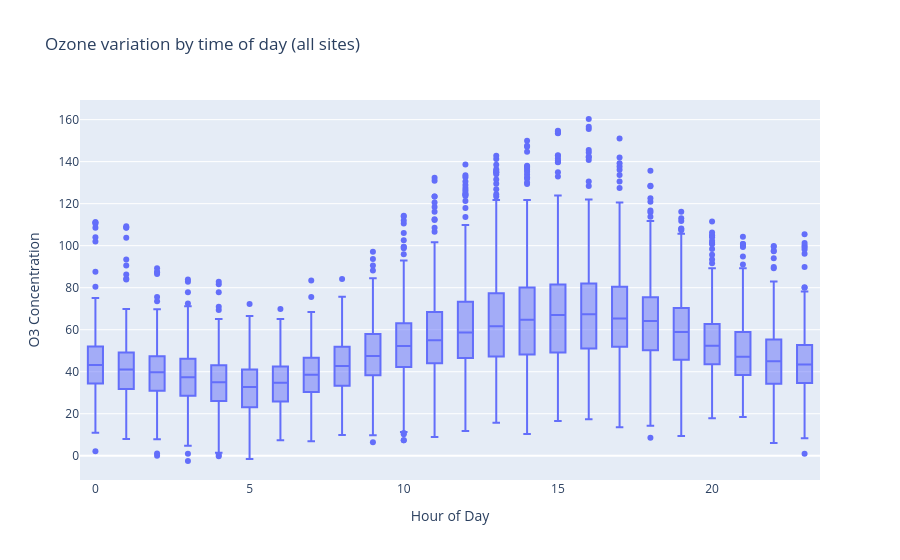

This figure's notebook cell:
### Markdown cell above
#### 3.5 Ozone variation by time of day across all sites

### Code cell
df_o3['Hour'] = df_o3["MeasurementDateGMT"].dt.hour

fig35 = px.box(
    df_o3,
    x="Hour",
    y="O3",
    title="Ozone variation by time of day (all sites)",
    labels={"Hour": "Hour of Day", "O3": "O3 Concentration"},
)
fig35.show()

### Figure 1 — Plotly figure (JSON) as saved in the notebook; plotly's stock layout.template omitted (floating-point values rounded to 4 significant figures; data arrays with more than 128 entries replaced by an {"elided": "..."} marker saying what was removed)
{"data": [{"alignmentgroup": "True", "hovertemplate": "Hour of Day=%{x}<br>O3 Concentration=%{y}<extra></extra>", "legendgroup": "", "marker": {"color": "#636efa"}, "name": "", "notched": false, "offsetgroup": "", "orientation": "v", "showlegend": false, "type": "box", "x": {"elided": "7656 int values"}, "x0": " ", "xaxis": "x", "y": {"elided": "7656 float values"}, "y0": " ", "yaxis": "y"}], "layout": {"boxmode": "group", "legend": {"tracegroupgap": 0}, "title": {"text": "Ozone variation by time of day (all sites)"}, "xaxis": {"anchor": "y", "domain": [0, 1], "title": {"text": "Hour of Day"}}, "yaxis": {"anchor": "x", "domain": [0, 1], "title": {"text": "O3 Concentration"}}}}
